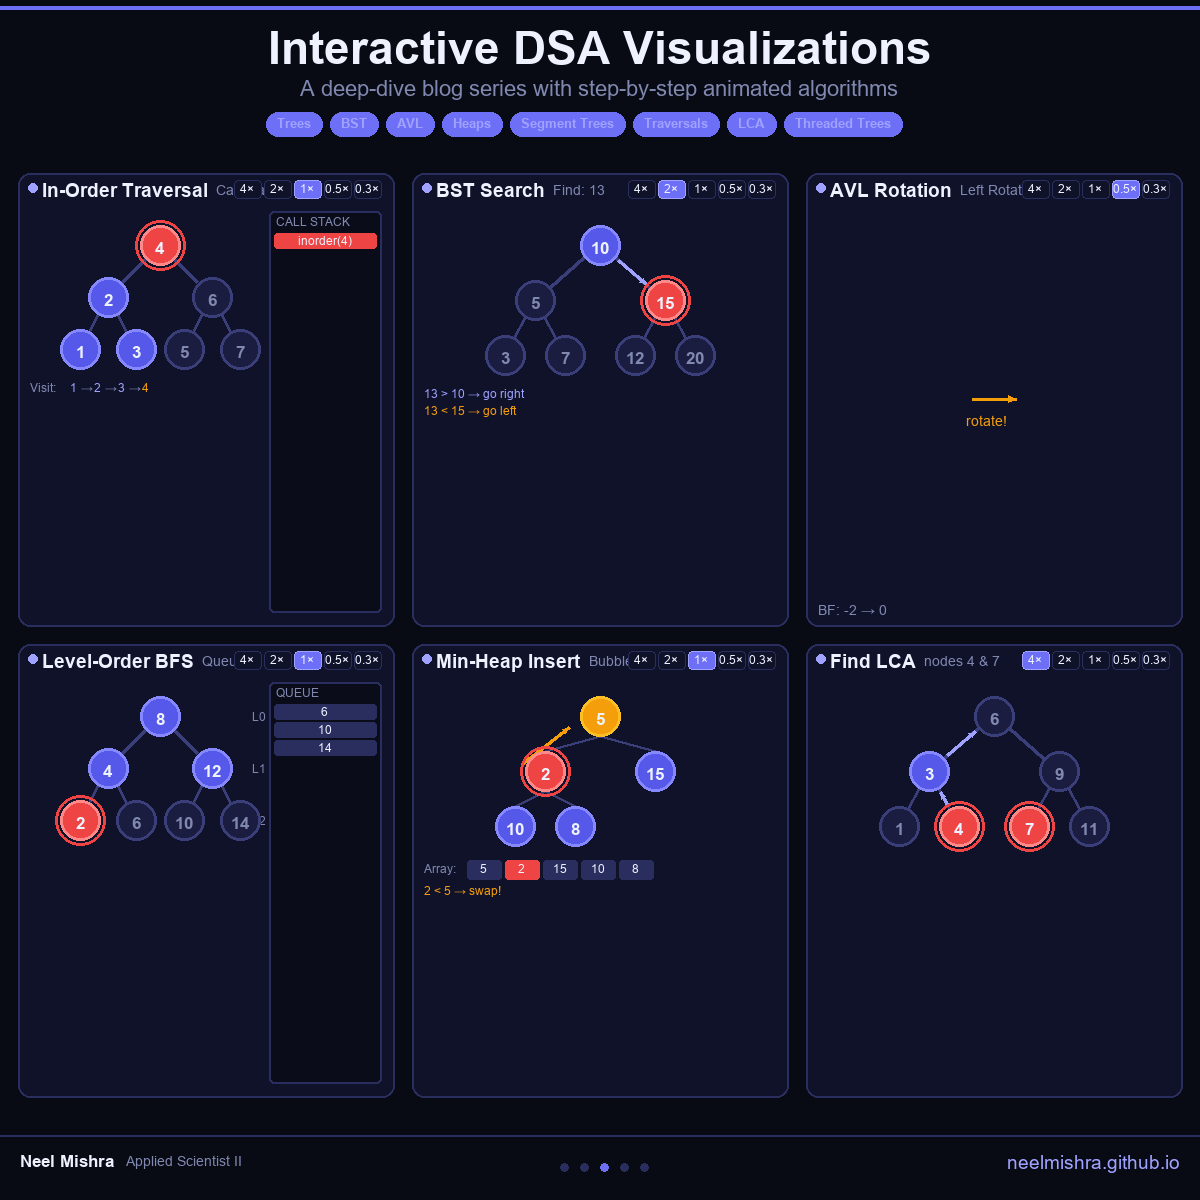

Generate this figure with Python:
#!/usr/bin/env python3
"""
linkedin_collage.py — High-quality animated GIF collage (1200×1200).
6 panels, each animating a tree algorithm. Indigo/purple palette, high contrast.
"""
import math, os
from PIL import Image, ImageDraw, ImageFont

# ── Canvas ────────────────────────────────────────────────────────────────────
W, H = 1200, 1200
FRAMES = 32
MS = 160  # ms per frame

# ── High-Contrast Palette (no green) ─────────────────────────────────────────
BG       = "#080a14"       # near-black navy
CARD_BG  = "#10122a"       # dark indigo card
CARD_BD  = "#2a2e5e"       # visible card border
EDGE_C   = "#3a3f7a"       # bright edge color — high contrast vs bg
BRAND    = "#6d70f7"       # vivid indigo
BRAND_LT = "#9fa2ff"       # bright indigo
ORANGE   = "#f59e0b"       # warm orange
ACTIVE   = "#ef4444"       # bright red
PURPLE   = "#b060f7"       # vivid purple
WHITE    = "#eef2ff"       # bright white
GRAY     = "#8088b0"       # visible gray
DIM_FILL = "#1a1d40"       # dim node fill
DIM_STRK = "#3a3f7a"       # dim node stroke — visible
VIS_FILL = "#5558e8"       # visited fill
VIS_STRK = "#8588ff"       # visited stroke — bright ring

# ── Fonts ─────────────────────────────────────────────────────────────────────
def _f(sz, b=False):
    try: return ImageFont.truetype("arialbd.ttf" if b else "arial.ttf", sz)
    except: return ImageFont.load_default()

FT  = _f(46, True)   # title
FS  = _f(22)          # subtitle
FL  = _f(19, True)    # panel label
FSM = _f(14)          # small
FN  = _f(17, True)    # node label
FTI = _f(12)          # tiny
FTG = _f(13, True)    # tag
FU  = _f(19)          # url
FB  = _f(17, True)    # badge

# ── Drawing Primitives ────────────────────────────────────────────────────────
NR = 20  # node radius — nice and large

def rrect(d, xy, r, fill, outline=None, w=1):
    d.rounded_rectangle(xy, radius=r, fill=fill, outline=outline, width=w)

def node(d, cx, cy, label, fill=VIS_FILL, stroke=VIS_STRK, tc=WHITE, ring_c=None):
    """Draw a large, high-contrast node."""
    if ring_c:
        d.ellipse([cx-NR-5, cy-NR-5, cx+NR+5, cy+NR+5], outline=ring_c, width=3)
    d.ellipse([cx-NR, cy-NR, cx+NR, cy+NR], fill=fill, outline=stroke, width=3)
    bb = d.textbbox((0,0), str(label), font=FN)
    tw, th = bb[2]-bb[0], bb[3]-bb[1]
    d.text((cx-tw/2, cy-th/2-1), str(label), fill=tc, font=FN)

def dim_node(d, cx, cy, label):
    node(d, cx, cy, label, fill=DIM_FILL, stroke=DIM_STRK, tc=GRAY)

def active_node(d, cx, cy, label):
    node(d, cx, cy, label, fill=ACTIVE, stroke="#ff8888", tc=WHITE, ring_c=ACTIVE)

def visited_node(d, cx, cy, label):
    node(d, cx, cy, label, fill=VIS_FILL, stroke=VIS_STRK, tc=WHITE)

def orange_node(d, cx, cy, label):
    node(d, cx, cy, label, fill=ORANGE, stroke="#fbbf24", tc=WHITE)

def purple_node(d, cx, cy, label):
    node(d, cx, cy, label, fill=PURPLE, stroke="#d08aff", tc=WHITE, ring_c=PURPLE)

def edge(d, x1, y1, x2, y2, color=EDGE_C, w=3):
    """Thick, high-contrast edge."""
    d.line([(x1,y1),(x2,y2)], fill=color, width=w)

def edge_between(d, nodes, a, b, color=EDGE_C, w=3):
    """Edge from node a to node b, clipped to node radius."""
    ax, ay = nodes[a]; bx, by = nodes[b]
    ang = math.atan2(by-ay, bx-ax)
    edge(d, ax+NR*math.cos(ang), ay+NR*math.sin(ang),
         bx-NR*math.cos(ang), by-NR*math.sin(ang), color, w)

def arrow(d, x1, y1, x2, y2, color=BRAND_LT, w=3, hs=7, ss=0, se=0):
    """High-contrast arrow with filled triangle head."""
    ang = math.atan2(y2-y1, x2-x1)
    sx, sy = x1+ss*math.cos(ang), y1+ss*math.sin(ang)
    ex, ey = x2-se*math.cos(ang), y2-se*math.sin(ang)
    d.line([(sx,sy),(ex,ey)], fill=color, width=w)
    a1 = (ex-hs*math.cos(ang-.4), ey-hs*math.sin(ang-.4))
    a2 = (ex-hs*math.cos(ang+.4), ey-hs*math.sin(ang+.4))
    d.polygon([(ex,ey), a1, a2], fill=color)

def arrow_between(d, nodes, a, b, color=BRAND_LT, w=3):
    ax, ay = nodes[a]; bx, by = nodes[b]
    arrow(d, ax, ay, bx, by, color, w, hs=7, ss=NR+4, se=NR+4)

def tree_edges(d, nodes, adj, color=EDGE_C):
    for p, chs in adj.items():
        for c in chs:
            edge_between(d, nodes, p, c, color)

def panel_box(d, x, y, w, h):
    rrect(d, [x,y,x+w,y+h], 12, fill=CARD_BG, outline=CARD_BD, w=2)

def panel_head(d, x, y, w, title, sub=None, speed_idx=2):
    d.ellipse([x+10, y+10, x+19, y+19], fill=BRAND_LT)
    d.text((x+24, y+6), title, fill=WHITE, font=FL)
    if sub:
        tw = d.textbbox((0,0), title, font=FL)[2]
        d.text((x+24+tw+8, y+9), sub, fill=GRAY, font=FSM)
    # Speed bar
    speeds = ["4×","2×","1×","0.5×","0.3×"]
    bw = 30
    sx = x + w - len(speeds)*bw - 10
    for i, sp in enumerate(speeds):
        bx = sx + i*bw
        f = BRAND if i==speed_idx else CARD_BG
        o = BRAND_LT if i==speed_idx else CARD_BD
        rrect(d, [bx, y+7, bx+bw-3, y+25], 4, fill=f, outline=o)
        bb = d.textbbox((0,0), sp, font=FTI)
        d.text((bx+(bw-3-bb[2]+bb[0])//2, y+9), sp, fill=WHITE, font=FTI)

def ds_panel(d, x, y, w, h, title, items, colors=None):
    rrect(d, [x,y,x+w,y+h], 5, fill="#0a0c1a", outline=CARD_BD, w=2)
    d.text((x+7,y+4), title, fill=GRAY, font=FTI)
    iy = y + 22
    for i, item in enumerate(items):
        if iy+17 > y+h-3: break
        c = colors[i] if colors and i<len(colors) else CARD_BD
        rrect(d, [x+5, iy, x+w-5, iy+15], 3, fill=c)
        bb = d.textbbox((0,0), str(item), font=FTI)
        d.text((x+(w-bb[2]+bb[0])//2, iy+1), str(item), fill=WHITE, font=FTI)
        iy += 18

# ── Panel 1: In-Order Traversal ──────────────────────────────────────────────
def p_inorder(d, x, y, w, h, f):
    panel_box(d, x, y, w, h)
    panel_head(d, x, y, w, "In-Order Traversal", "Call Stack", 2)

    cx, cy = x + int(w*0.38), y + 72
    sp = 52
    nodes = {4:(cx,cy), 2:(cx-sp,cy+sp), 6:(cx+sp,cy+sp),
             1:(cx-sp-28,cy+2*sp), 3:(cx-sp+28,cy+2*sp),
             5:(cx+sp-28,cy+2*sp), 7:(cx+sp+28,cy+2*sp)}
    adj = {4:[2,6], 2:[1,3], 6:[5,7]}

    visit = [1,2,3,4,5,6,7]
    step = min(f * len(visit) // FRAMES, len(visit)-1)
    vis = set(visit[:step])
    act = visit[step]

    tree_edges(d, nodes, adj)
    for v, (nx,ny) in nodes.items():
        if v in vis:      visited_node(d, nx, ny, v)
        elif v == act:    active_node(d, nx, ny, v)
        else:             dim_node(d, nx, ny, v)

    # Visit sequence
    sy = cy + 2*sp + 32
    d.text((x+12, sy), "Visit:", fill=GRAY, font=FTI)
    sx = x + 52
    for i in range(step+1):
        c = BRAND_LT if i < step else ORANGE
        d.text((sx+i*24, sy), str(visit[i]), fill=c, font=FTI)
        if i < step:
            d.text((sx+i*24+11, sy), "→", fill=GRAY, font=FTI)

    # Call stack
    stacks = [
        ["inorder(1)","inorder(2)","inorder(4)"],
        ["inorder(2)","inorder(4)"],
        ["inorder(3)","inorder(2)","inorder(4)"],
        ["inorder(4)"],
        ["inorder(5)","inorder(6)","inorder(4)"],
        ["inorder(6)","inorder(4)"],
        ["inorder(7)","inorder(6)","inorder(4)"],
    ]
    st = stacks[step] if step < len(stacks) else []
    cs = [ACTIVE] + [CARD_BD]*(len(st)-1) if st else []
    ds_panel(d, x+int(w*0.67), y+38, int(w*0.30), h-52, "CALL STACK", st, cs)

# ── Panel 2: BST Search ──────────────────────────────────────────────────────
def p_bst(d, x, y, w, h, f):
    panel_box(d, x, y, w, h)
    panel_head(d, x, y, w, "BST Search", "Find: 13", 1)

    cx, cy = x + w//2, y + 72
    sp = 55
    nodes = {10:(cx,cy), 5:(cx-sp-10,cy+sp), 15:(cx+sp+10,cy+sp),
             3:(cx-sp-40,cy+2*sp), 7:(cx-sp+20,cy+2*sp),
             12:(cx+sp-20,cy+2*sp), 20:(cx+sp+40,cy+2*sp)}
    adj = {10:[5,15], 5:[3,7], 15:[12,20]}

    path = [10, 15, 12]
    step = min(f * len(path) // FRAMES, len(path)-1)

    tree_edges(d, nodes, adj)

    # Trace arrows
    for i in range(step):
        arrow_between(d, nodes, path[i], path[i+1], color=BRAND_LT, w=3)

    for v, (nx,ny) in nodes.items():
        if v in path[:step]:   visited_node(d, nx, ny, v)
        elif v == path[step]:  active_node(d, nx, ny, v)
        else:                  dim_node(d, nx, ny, v)

    # Log
    logs = ["13 > 10 → go right", "13 < 15 → go left", "13 > 12 → …"]
    ly = cy + 2*sp + 32
    for i in range(step+1):
        c = BRAND_LT if i < step else ORANGE
        d.text((x+12, ly+i*17), logs[i], fill=c, font=FTI)

# ── Panel 3: AVL Rotation ────────────────────────────────────────────────────
def p_avl(d, x, y, w, h, f):
    panel_box(d, x, y, w, h)
    panel_head(d, x, y, w, "AVL Rotation", "Left Rotate", 3)

    t = f / (FRAMES - 1)  # 0..1
    sp = 55

    if t < 0.42:
        # Before state
        bx, by = x + w//4, y + 90
        d.text((bx-15, y+40), "Before", fill=GRAY, font=FSM)

        edge(d, bx, by+NR, bx+30, by+sp-NR, EDGE_C)
        edge(d, bx+30, by+sp+NR, bx+60, by+2*sp-NR, EDGE_C)
        dim_node(d, bx, by, 3)
        visited_node(d, bx+30, by+sp, 5)
        dim_node(d, bx+60, by+2*sp, 7)
        d.text((bx+NR+4, by-8), "-2", fill=ACTIVE, font=FTI)

    elif t < 0.58:
        # Transition
        mx, my = x+w//2, y+h//2
        arrow(d, mx-22, my, mx+22, my, color=ORANGE, w=3, hs=8)
        d.text((mx-28, my+14), "rotate!", fill=ORANGE, font=FSM)
    else:
        # After state
        ax, ay = x + w*3//4, y + 90
        d.text((ax-12, y+40), "After", fill=BRAND_LT, font=FSM)

        edge(d, ax, ay+NR, ax-38, ay+sp-NR, BRAND)
        edge(d, ax, ay+NR, ax+38, ay+sp-NR, BRAND)
        visited_node(d, ax, ay, 5)
        visited_node(d, ax-38, ay+sp, 3)
        visited_node(d, ax+38, ay+sp, 7)
        d.text((ax+NR+4, ay-8), "0", fill=BRAND_LT, font=FTI)

    d.text((x+12, y+h-24), "BF: -2 → 0", fill=GRAY, font=FSM)

# ── Panel 4: Level-Order BFS ─────────────────────────────────────────────────
def p_bfs(d, x, y, w, h, f):
    panel_box(d, x, y, w, h)
    panel_head(d, x, y, w, "Level-Order BFS", "Queue", 2)

    cx, cy = x + int(w*0.38), y + 72
    sp = 52
    nodes = {8:(cx,cy), 4:(cx-sp,cy+sp), 12:(cx+sp,cy+sp),
             2:(cx-sp-28,cy+2*sp), 6:(cx-sp+28,cy+2*sp),
             10:(cx+sp-28,cy+2*sp), 14:(cx+sp+28,cy+2*sp)}
    adj = {8:[4,12], 4:[2,6], 12:[10,14]}

    bfs = [8,4,12,2,6,10,14]
    step = min(f * len(bfs) // FRAMES, len(bfs)-1)
    vis = set(bfs[:step])
    act = bfs[step]

    # Level labels
    d.text((cx+sp+40, cy-6), "L0", fill=GRAY, font=FTI)
    d.text((cx+sp+40, cy+sp-6), "L1", fill=GRAY, font=FTI)
    d.text((cx+sp+40, cy+2*sp-6), "L2", fill=GRAY, font=FTI)

    tree_edges(d, nodes, adj)
    for v, (nx,ny) in nodes.items():
        if v in vis:      visited_node(d, nx, ny, v)
        elif v == act:    active_node(d, nx, ny, v)
        else:             dim_node(d, nx, ny, v)

    # Queue
    remaining = bfs[step+1:step+5]
    ds_panel(d, x+int(w*0.67), y+38, int(w*0.30), h-52, "QUEUE",
             [str(r) for r in remaining], [CARD_BD]*len(remaining))

# ── Panel 5: Heap Bubble-Up ──────────────────────────────────────────────────
def p_heap(d, x, y, w, h, f):
    panel_box(d, x, y, w, h)
    panel_head(d, x, y, w, "Min-Heap Insert", "Bubble Up", 2)

    cx, cy = x + w//2, y + 72
    sp = 55
    pos = {
        'rt': (cx, cy),
        'l':  (cx-sp, cy+sp),
        'r':  (cx+sp, cy+sp),
        'll': (cx-sp-30, cy+2*sp),
        'lr': (cx-sp+30, cy+2*sp),
    }
    adj_k = {'rt':['l','r'], 'l':['ll','lr']}
    t = f / (FRAMES - 1)

    if t < 0.33:
        vals = {'rt':5, 'l':8, 'r':15, 'll':10, 'lr':2}
        sf, st_ = 'lr', 'l'
        label = "2 < 8 → swap!"
    elif t < 0.66:
        vals = {'rt':5, 'l':2, 'r':15, 'll':10, 'lr':8}
        sf, st_ = 'l', 'rt'
        label = "2 < 5 → swap!"
    else:
        vals = {'rt':2, 'l':5, 'r':15, 'll':10, 'lr':8}
        sf, st_ = None, None
        label = "Heap property restored!"

    # Edges
    for p_, chs in adj_k.items():
        for c_ in chs:
            edge(d, pos[p_][0], pos[p_][1]+NR, pos[c_][0], pos[c_][1]-NR, EDGE_C, 3)

    # Bubble arrow
    if sf:
        fx,fy = pos[sf]; tx,ty = pos[st_]
        arrow(d, fx-NR-6, fy-4, tx-NR-6, ty+8, color=ORANGE, w=3, hs=7, ss=6, se=6)

    # Nodes
    for k, (nx,ny) in pos.items():
        v = vals[k]
        if k == sf:       active_node(d, nx, ny, v)
        elif k == st_:    orange_node(d, nx, ny, v)
        else:             visited_node(d, nx, ny, v)

    # Array
    ay = cy + 2*sp + 36
    d.text((x+12, ay), "Array:", fill=GRAY, font=FTI)
    arr = [vals['rt'], vals['l'], vals['r'], vals['ll'], vals['lr']]
    ax = x + 55
    for i, v in enumerate(arr):
        c = ACTIVE if v == 2 else CARD_BD
        rrect(d, [ax+i*38, ay-2, ax+i*38+34, ay+17], 3, fill=c)
        bb = d.textbbox((0,0), str(v), font=FTI)
        d.text((ax+i*38+(34-bb[2]+bb[0])//2, ay), str(v), fill=WHITE, font=FTI)

    lc = ORANGE if sf else BRAND_LT
    d.text((x+12, ay+22), label, fill=lc, font=FTI)

# ── Panel 6: LCA ─────────────────────────────────────────────────────────────
def p_lca(d, x, y, w, h, f):
    panel_box(d, x, y, w, h)
    panel_head(d, x, y, w, "Find LCA", "nodes 4 & 7", 0)

    cx, cy = x + w//2, y + 72
    sp = 55
    nodes = {6:(cx,cy), 3:(cx-sp-10,cy+sp), 9:(cx+sp+10,cy+sp),
             1:(cx-sp-40,cy+2*sp), 4:(cx-sp+20,cy+2*sp),
             7:(cx+sp-20,cy+2*sp), 11:(cx+sp+40,cy+2*sp)}
    adj = {6:[3,9], 3:[1,4], 9:[7,11]}

    t = f / (FRAMES - 1)
    left_steps  = min(int(t * 5), 2)
    right_steps = min(int(max(0, t-0.35) * 5), 2)
    show_lca = t > 0.72

    tree_edges(d, nodes, adj)

    # Path arrows
    lpath = [4, 3, 6]
    rpath = [7, 9, 6]
    for i in range(left_steps):
        arrow_between(d, nodes, lpath[i], lpath[i+1], color=BRAND_LT, w=3)
    for i in range(right_steps):
        arrow_between(d, nodes, rpath[i], rpath[i+1], color=ORANGE, w=3)

    for v, (nx,ny) in nodes.items():
        if v == 6 and show_lca:     purple_node(d, nx, ny, v)
        elif v in {4, 7}:           active_node(d, nx, ny, v)
        elif v == 3 and left_steps>0:  visited_node(d, nx, ny, v)
        elif v == 9 and right_steps>0: visited_node(d, nx, ny, v)
        else:                        dim_node(d, nx, ny, v)

    if show_lca:
        d.text((x+12, y+h-24), "LCA(4, 7) = 6", fill=PURPLE, font=FSM)

# ── Banner & Footer ───────────────────────────────────────────────────────────
def banner(d):
    for i in range(4):
        d.line([(0,6+i),(W,6+i)], fill=BRAND)

    title = "Interactive DSA Visualizations"
    bb = d.textbbox((0,0), title, font=FT)
    d.text(((W-bb[2]+bb[0])//2, 22), title, fill=WHITE, font=FT)

    sub = "A deep-dive blog series with step-by-step animated algorithms"
    bb2 = d.textbbox((0,0), sub, font=FS)
    d.text(((W-bb2[2]+bb2[0])//2, 76), sub, fill=GRAY, font=FS)

    tags = ["Trees","BST","AVL","Heaps","Segment Trees","Traversals","LCA","Threaded Trees"]
    ty = 112
    total = sum(d.textbbox((0,0),t,font=FTG)[2]-d.textbbox((0,0),t,font=FTG)[0]+26 for t in tags) + 8*(len(tags)-1)
    tx = (W-total)//2
    for tag in tags:
        tw = d.textbbox((0,0),tag,font=FTG)[2]-d.textbbox((0,0),tag,font=FTG)[0]
        rrect(d, [tx, ty, tx+tw+22, ty+24], 12, fill=BRAND+"20", outline=BRAND)
        d.text((tx+11, ty+4), tag, fill=BRAND_LT, font=FTG)
        tx += tw + 30

def footer(d):
    fy = H - 65
    d.line([(0,fy),(W,fy)], fill=CARD_BD, width=2)
    d.text((20, fy+16), "Neel Mishra", fill=WHITE, font=FB)
    nb = d.textbbox((0,0), "Neel Mishra", font=FB)
    d.text((20+nb[2]-nb[0]+12, fy+18), "Applied Scientist II", fill=GRAY, font=FSM)

    url = "neelmishra.github.io"
    ub = d.textbbox((0,0), url, font=FU)
    d.text((W-20-ub[2]+ub[0], fy+16), url, fill=BRAND_LT, font=FU)

    for i in range(5):
        dx = W//2 - 40 + i*20
        d.ellipse([dx,fy+28,dx+8,fy+36], fill=BRAND if i==2 else CARD_BD)

# ── Compose ───────────────────────────────────────────────────────────────────
def render(fi):
    img = Image.new("RGB", (W, H), BG)
    d = ImageDraw.Draw(img)

    banner(d)
    footer(d)

    pad = 18
    top = 155
    pw = (W - 4*pad) // 3
    ph = (H - top - 85 - 3*pad) // 2

    panels = [p_inorder, p_bst, p_avl, p_bfs, p_heap, p_lca]
    for idx, fn in enumerate(panels):
        col, row = idx%3, idx//3
        px = pad + col*(pw+pad)
        py = top + pad + row*(ph+pad)
        fn(d, px, py, pw, ph, fi)

    return img

def main():
    print("Rendering frames…")
    frames = [render(i) for i in range(FRAMES)]
    # Pause on last frame
    for _ in range(6):
        frames.append(frames[-1].copy())

    out = os.path.join(os.path.dirname(os.path.abspath(__file__)), "linkedin_collage.gif")
    frames[0].save(out, save_all=True, append_images=frames[1:],
                   duration=MS, loop=0, optimize=False)
    size_kb = os.path.getsize(out) // 1024
    print(f"GIF saved: {out}")
    print(f"  {W}×{H}, {len(frames)} frames, ~{len(frames)*MS/1000:.1f}s, {size_kb} KB")

    # Also save a mid-frame PNG
    png = out.replace(".gif", ".png")
    frames[FRAMES//2].save(png)
    print(f"Preview PNG: {png}")

if __name__ == "__main__":
    main()
